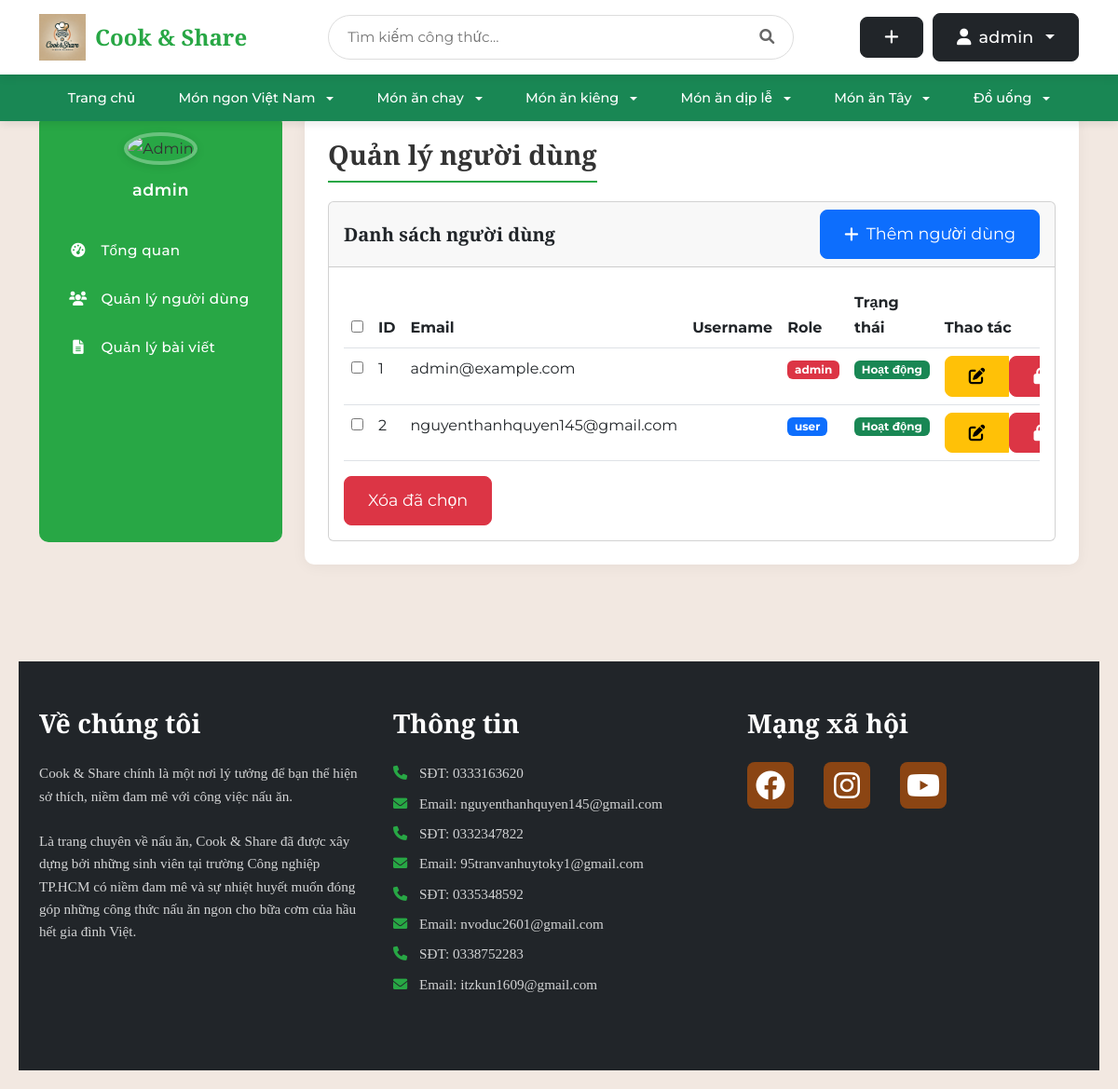
The page /auth/admin/users (signed in) on the database as committed earlier.
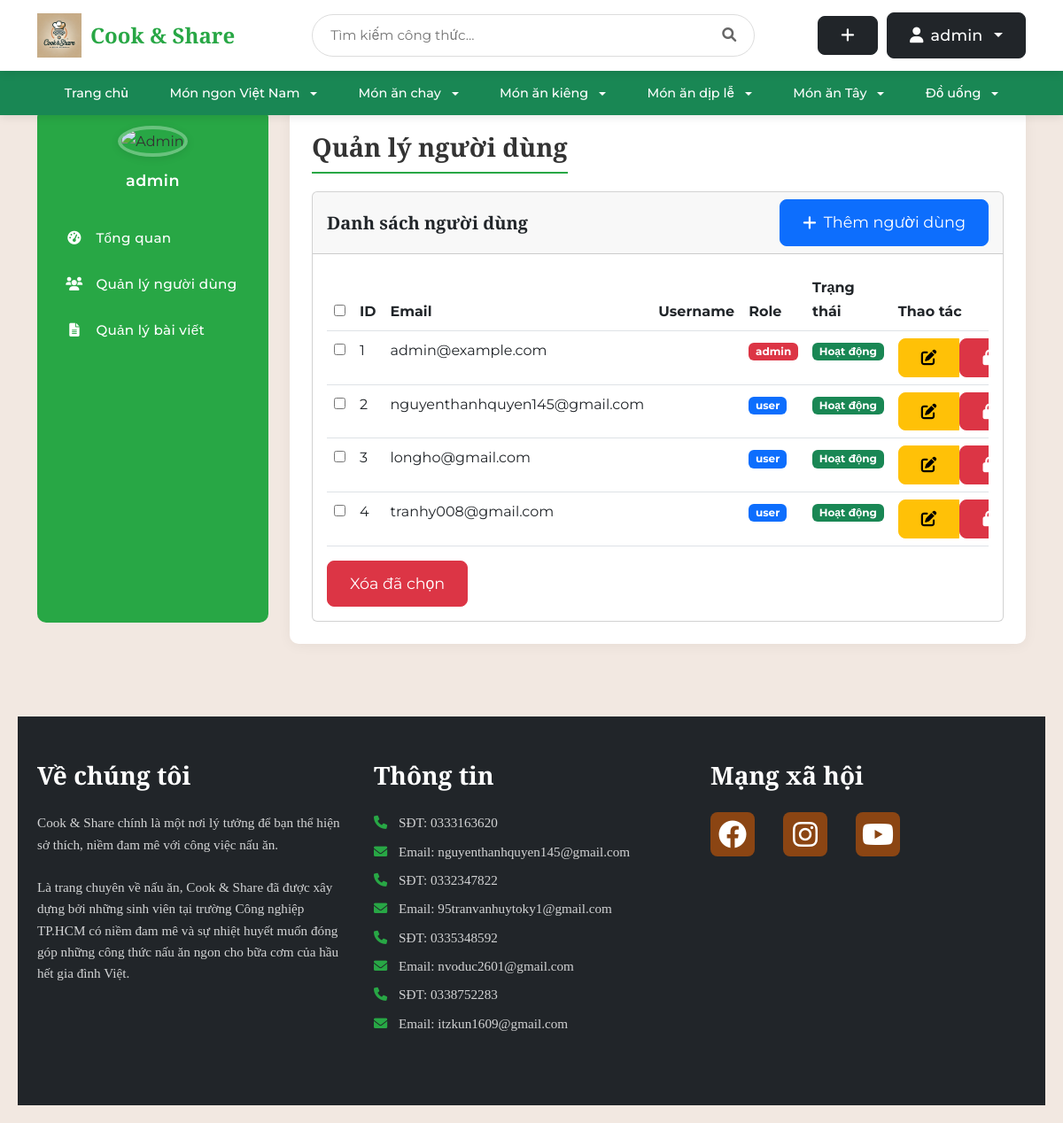
The same page on the database as committed later.
### tables this page shows
CREATE TABLE user (
    id INTEGER PRIMARY KEY AUTOINCREMENT,
    username TEXT UNIQUE NOT NULL,
    password TEXT NOT NULL,
    email TEXT UNIQUE NOT NULL,
    created TIMESTAMP NOT NULL DEFAULT CURRENT_TIMESTAMP,
    avatar_path TEXT,
    role TEXT NOT NULL DEFAULT 'user',
    is_blocked BOOLEAN NOT NULL DEFAULT 0,
    gender TEXT,
    birthdate DATE,
    phone TEXT
);

### share_recipe/auth.py (the view)
@bp.route('/admin/users', methods=('GET',))
@login_required
def admin_users():
    if g.user['role'] != 'admin':
        abort(403)  # Chỉ admin mới có quyền truy cập
    db = get_db()
    users = db.execute('SELECT id, email, role FROM user').fetchall()
    return render_template('admin/users.html', users=users)

### share_recipe/auth.py (called while the page is built)
@bp.before_app_request
def load_logged_in_user():
    user_id = session.get('user_id')
    if user_id is None:
        g.user = None
    else:
        user = get_db().execute(
            'SELECT * FROM user WHERE id = ?', (user_id,)
        ).fetchone()
        if user:
            user_dict = dict(user)
            is_blocked = user_dict.get('is_blocked')
            if is_blocked:
                g.user = None
                session.clear()
                flash('Tài khoản đã bị khóa. Mời đăng nhập lại.')
                return redirect(url_for('auth.login'))
            else:
                g.user = user
        else:
            g.user = None

def login_required(view):
    @functools.wraps(view)
    def wrapped_view(**kwargs):
        if g.user is None:
            return redirect(url_for('auth.login'))
        return view(**kwargs)
    return wrapped_view

### share_recipe/db.py (called while the page is built)
def get_db():
    if 'db' not in g:
        g.db = sqlite3.connect(
            current_app.config['DATABASE'],
            detect_types=sqlite3.PARSE_DECLTYPES
        )
        g.db.row_factory = sqlite3.Row
    return g.db

### share_recipe/templates/admin/users.html (shortened to what this page needs)
{% extends 'admin/base_admin.html' %}
{% block admin_title %}Quản lý người dùng{% endblock %}
{% block admin_content %}
<div class="card">
    <div class="card-header d-flex justify-content-between align-items-center">
        <h5 class="card-title mb-0">Danh sách người dùng</h5>
        <a href="{{ url_for('admin.create_user') }}" class="btn btn-primary">
            <i class="fas fa-plus"></i> Thêm người dùng
        </a>
    </div>
    <div class="card-body">
        <div class="table-responsive">
            <table class="table table-hover">
                <thead>
                    <tr>
                        <th><input type="checkbox" id="select-all-users"></th>
                        <th>ID</th>
                        <th>Email</th>
                        <th>Username</th>
                        <th>Role</th>
                        <th>Trạng thái</th>
                        <th>Thao tác</th>
                    </tr>
                </thead>
                <tbody>
                    {% for user in users %}
                    <tr>
                        <td><input type="checkbox" class="select-user" value="{{ user['id'] }}"></td>
                        <td>{{ user['id'] }}</td>
                        <td>{{ user['email'] }}</td>
                        <td>{{ user['username'] }}</td>
                        <td>
                            <span class="badge {% if user['role'] == 'admin' %}bg-danger{% else %}bg-primary{% endif %}">
                                {{ user['role'] }}
                            </span>
                        </td>
                        <td>
                            {% if user['is_blocked'] %}
                            <span class="badge bg-danger">Bị khóa</span>
                            {% else %}
                            <span class="badge bg-success">Hoạt động</span>
                            {% endif %}
                        </td>
                        <td>
                            <div class="btn-group">
                                <a href="{{ url_for('admin.update_user', id=user['id']) }}" class="btn btn-warning btn-sm" title="Sửa">
                                    <i class="fas fa-edit"></i>
                                </a>
                                {% if user['is_blocked'] %}
                                <form action="{{ url_for('admin.unblock_user', id=user['id']) }}" method="post" style="display: inline;">
                                    <button type="submit" class="btn btn-success btn-sm" title="Mở khóa">
                                        <i class="fas fa-unlock"></i>
                                    </button>
                                </form>
                                {% else %}
                                <form action="{{ url_for('admin.block_user', id=user['id']) }}" method="post" style="display: inline;">
                                    <button type="submit" class="btn btn-danger btn-sm" title="Khóa">
                                        <i class="fas fa-lock"></i>
                                    </button>
                                </form>
                                {% endif %}
                            </div>
                        </td>
                    </tr>
                    {% endfor %}
                </tbody>
            </table>
        </div>
        <button type="button" class="btn btn-danger" id="delete-selected-users">Xóa đã chọn</button>
    </div>
</div>
{% endblock %}

### share_recipe/templates/admin/base_admin.html (shortened to what this page needs)
{% extends 'base.html' %}
{% block content %}
<div class="admin-layout">
    <div class="container">
        <div class="row">
            <div class="col-md-3 mb-4">
                <div class="sidebar">
                    <div class="text-center mb-4">
                        {% if g.user['avatar_path'] %}
                            <img src="{{ url_for('static', filename=g.user['avatar_path']) }}" alt="Admin" class="admin-avatar">
                        {% else %}
                            <img src="{{ url_for('static', filename='uploads/default-avatar.png') }}" alt="Admin" class="admin-avatar">
                        {% endif %}
                        <div class="admin-name">{{ g.user['username'] }}</div>
                    </div>
                    <ul class="nav flex-column">
                        <li class="nav-item">
                            <a class="nav-link {% if request.endpoint == 'admin.dashboard' %}active{% endif %}" href="{{ url_for('admin.dashboard') }}">
                                <i class="fas fa-tachometer-alt"></i> Tổng quan
                            </a>
                        </li>
                        <li class="nav-item">
                            <a class="nav-link {% if request.endpoint == 'admin.users' %}active{% endif %}" href="{{ url_for('admin.users') }}">
                                <i class="fas fa-users"></i> Quản lý người dùng
                            </a>
                        </li>
                        <li class="nav-item">
                            <a class="nav-link {% if request.endpoint == 'admin.posts' %}active{% endif %}" href="{{ url_for('admin.posts') }}">
                                <i class="fas fa-file-alt"></i> Quản lý bài viết
                            </a>
                        </li>
                    </ul>
                </div>
            </div>
            <div class="col-md-9">
                <div class="content-wrapper">
                    <div class="d-flex justify-content-between flex-wrap flex-md-nowrap align-items-center">
                        <h1 class="content-title">{% block admin_title %}{% endblock %}</h1>
                    </div>
                    {% block admin_content %}{% endblock %}
                </div>
            </div>
        </div>
    </div>
</div>
{% endblock %}

### share_recipe/templates/base.html (shortened to what the changed rows need)
<!DOCTYPE html>
<html>
<head>
    <link rel="stylesheet" href="https://cdn.jsdelivr.net/npm/bootstrap@5.3.0/dist/css/bootstrap.min.css">
    <link rel="stylesheet" href="https://cdnjs.cloudflare.com/ajax/libs/font-awesome/6.0.0/css/all.min.css">
    {% block head %}
    <link rel="stylesheet" href="{{ url_for('static', filename='base.css') }}">
    <link rel="stylesheet" href="{{ url_for('static', filename='login.css') }}">
    <link rel="stylesheet" href="{{ url_for('static', filename='register.css') }}">
    <link rel="stylesheet" href="{{ url_for('static', filename='index.css') }}">
    <link rel="stylesheet" href="{{ url_for('static', filename='detail.css') }}">
    {% endblock %}
</head>
<body>
    <nav class="navbar navbar-expand-lg">
        <div class="container">
            <div class="user-actions">
                {% if g.user %}
                    <a href="{{ url_for('blog.create') }}" class="btn btn-dark btn-custom" title="Tạo công thức mới">
                        <i class="fas fa-plus"></i>
                    </a>
                    <div class="dropdown">
                        <button class="btn btn-dark btn-custom dropdown-toggle" type="button" id="userDropdown" data-bs-toggle="dropdown" aria-expanded="false">
                            {% if g.user.avatar_path %}
                                <img src="{{ url_for('static', filename=g.user.avatar_path) }}" class="user-avatar" alt="Avatar">
                            {% else %}
                                <i class="fas fa-user"></i>
                            {% endif %}
                            {{ g.user['username'] }}
                        </button>
                    </div>
                {% endif %}
            </div>
        </div>
    </nav>
    <div class="main-container">
        <div class="content">
            {% block content %}{% endblock %}
        </div>
    </div>
    <footer class="footer bg-dark text-white py-5">
        <div class="container">
            <div class="row">
                <div class="col-md-4 mb-4">
                    <h2 class="footer-heading mb-4">Về chúng tôi</h2>
                </div>
                <div class="col-md-4 mb-4">
                    <h2 class="footer-heading mb-4">Thông tin</h2>
                </div>
                <div class="col-md-4 mb-4">
                    <h2 class="footer-heading mb-4">Mạng xã hội</h2>
                </div>
            </div>
        </div>
    </footer>
</body>
</html>

Rows that differ between the two databases and show on the page:
added user: id "3", email "longho@gmail.com", role "user"
added user: id "4", email "tranhy008@gmail.com", role "user"
